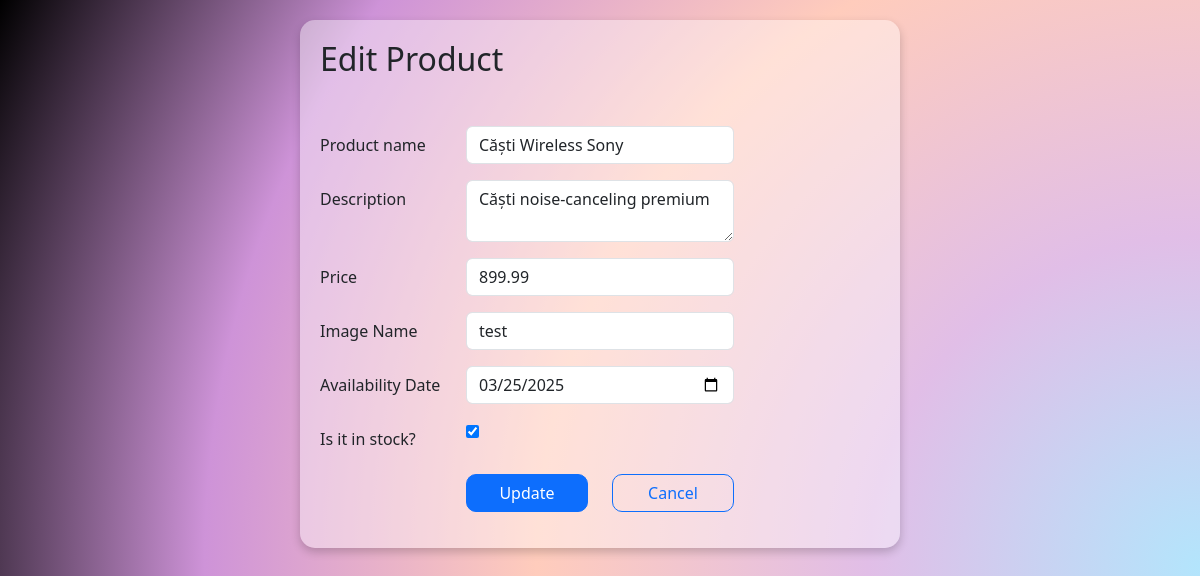
The page /edit.php?id=3 on the database its author committed.
### tables this page shows
CREATE TABLE IF NOT EXISTS products (
                                        id INT AUTO_INCREMENT PRIMARY KEY,
                                        name VARCHAR(50) NOT NULL,
    description TEXT,
    price DECIMAL(10,2) NOT NULL,
    image VARCHAR(255),
    availability_date DATE,
    in_stock TINYINT(1) NOT NULL DEFAULT 1
    );

### public/edit.php (called while the page is built, shortened)
<?php
require '../includes/header.php';
require '../config/database.php';
$config = require "../config/config.php";
$db = new Database($config['database']);
$id = (int)$_GET['id'];
$product = $db->query("SELECT * FROM products WHERE id = :id", ["id" => $id])->find();
$name = $product['name'];
$description = $product['description'];
$price = $product['price'];
$image = $product['image'];
$availability_date = $product['availability_date'];
$in_stock = $product['in_stock'];
require '../views/edit.view.php';

### config/config.php (called while the page is built)
<?php
return [
    'database' => [
        'host' => 'localhost',
        'port' => '3306',
        'dbname' => 'myproject',
        'charset' => 'utf8mb4'
    ],
];

### config/database.php (called while the page is built, shortened)
<?php
class Database{
    public $connection;
    public $statement;
    public function __construct($config, $username = 'root', $password = ''){
        $dsn = "mysql:" . http_build_query($config,"",";");
        $this->connection = new PDO($dsn, $username, $password, [
            PDO::ATTR_DEFAULT_FETCH_MODE=>PDO::FETCH_ASSOC
        ]);
    }
    public function query($query, $params = []){
        $this->statement = $this->connection->prepare($query);
        $this->statement -> execute($params);
        return $this;
    }
    public function find(){
        return $this->statement->fetch();
    }
}

### views/edit.view.php (the view, shortened to what this page needs)
<?php
require '../includes/header.php';
?>
    <div class="container">
        <div class="form-container">
            <h2 class="mb-5">Edit Product</h2>
            <form method="post">
                <div class="row mb-3">
                    <label class="col-sm-3 col-form-label">Product name</label>
                    <div class="col-sm-6">
                        <input type="text" class="form-control" name="name" value="<?= htmlspecialchars($name) ?>">
                    </div>
                </div>
                <div class="row mb-3">
                    <label class="col-sm-3 col-form-label">Description</label>
                    <div class="col-sm-6">
                        <textarea class="form-control" name="description"><?= htmlspecialchars($description) ?></textarea>
                    </div>
                </div>
                <div class="row mb-3">
                    <label class="col-sm-3 col-form-label">Price</label>
                    <div class="col-sm-6">
                        <input type="number" step="0.01" class="form-control" name="price" value="<?= htmlspecialchars($price) ?>">
                    </div>
                </div>
                <div class="row mb-3">
                    <label class="col-sm-3 col-form-label">Image Name</label>
                    <div class="col-sm-6">
                        <input type="text" class="form-control" name="image" value="<?= htmlspecialchars($image) ?>">
                    </div>
                </div>
                <div class="row mb-3">
                    <label class="col-sm-3 col-form-label">Availability Date</label>
                    <div class="col-sm-6">
                        <input type="date" class="form-control" name="availability_date" value="<?= htmlspecialchars($availability_date) ?>">
                    </div>
                </div>
                <div class="row mb-3">
                    <label class="col-sm-3 col-form-label">Is it in stock?</label>
                    <div class="col-sm-6">
                        <input type="checkbox" name="in_stock" <?= $in_stock ? 'checked' : '' ?>>
                    </div>
                </div>
                <div class="row mb-3">
                    <div class="offset-sm-3 col-sm-3 d-grid">
                        <button type="submit" class="btn btn-primary">Update</button>
                    </div>
                    <div class="col-sm-3 d-grid">
                        <a href="./index.php" class="btn btn-outline-primary" role="button">Cancel</a>
                    </div>
                </div>
            </form>
        </div>
    </div>
<?php
require '../includes/footer.php';

### public/css/style.css (style rules this page uses)
.form-container { background: rgba(255, 255, 255, 0.4); border-radius: 15px; padding: 20px; box-shadow: 0 4px 10px rgba(0, 0, 0, 0.2); max-width: 600px; margin: 20px auto; }
.form-container .row { margin-bottom: 15px; }
.btn-primary, .btn-outline-primary { border-radius: 10px; }
body { background: radial-gradient(circle, #b3e5fc, #e1bee7, #ffccbc, #ce93d8, #000); background-size: 200% 200%; animation: gradientAnimation 10s ease-in-out infinite; }

### rows shown on the page
products: name "Căști Wireless Sony", description "Căști noise-canceling premium", price "899.99", image "test", availability_date "03/25/2025", in_stock "☑"
